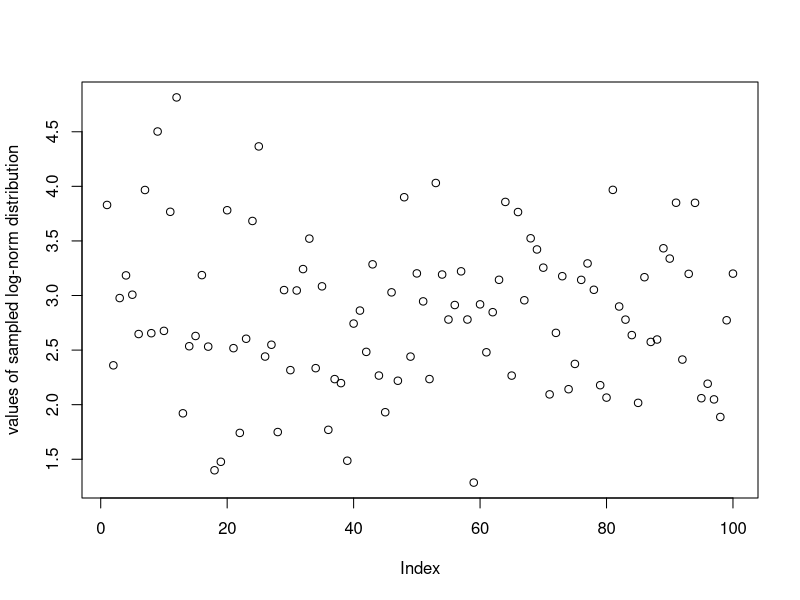
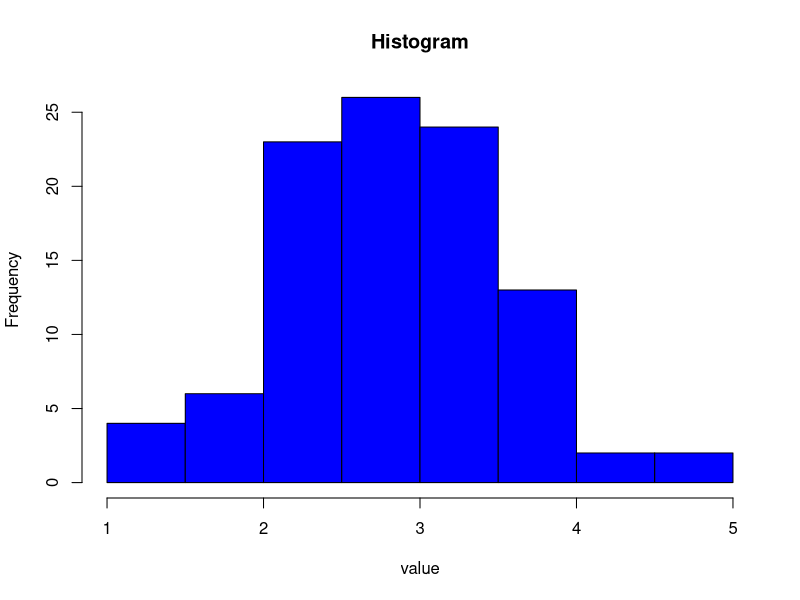
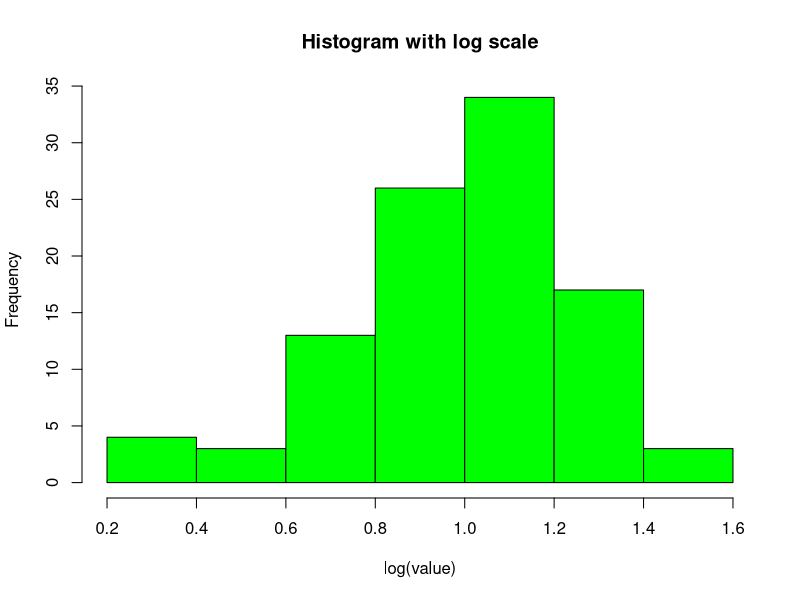

Here is the R script that generated these plots, in order:
## ---- chunk 1
set.seed(42)
dat <- rlnorm(100, mean=1, sd= 0.25)
## ---- chunk 2
plot(dat, ylab = 'values of sampled log-norm distribution')
hist(dat, xlab='value',  main='Histogram', col='blue')
hist(log(dat), xlab='log(value)', main='Histogram with log scale' , col='green')
## ---- chunk 3
m <- mean(dat)
v <- var(dat)
